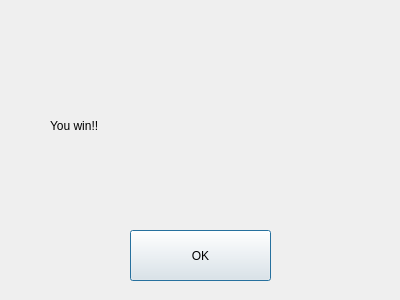
<?xml version="1.0" encoding="UTF-8"?>
<ui version="4.0">
 <class>Dialog</class>
 <widget class="QDialog" name="Dialog">
  <property name="geometry">
   <rect>
    <x>0</x>
    <y>0</y>
    <width>400</width>
    <height>300</height>
   </rect>
  </property>
  <property name="windowTitle">
   <string>Dialog</string>
  </property>
  <widget class="QLabel" name="label">
   <property name="geometry">
    <rect>
     <x>50</x>
     <y>50</y>
     <width>311</width>
     <height>151</height>
    </rect>
   </property>
   <property name="styleSheet">
    <string notr="true">font: 48pt &quot;Sans Serif&quot;;</string>
   </property>
   <property name="text">
    <string>You win!!</string>
   </property>
  </widget>
  <widget class="QPushButton" name="pushButton">
   <property name="geometry">
    <rect>
     <x>130</x>
     <y>230</y>
     <width>141</width>
     <height>51</height>
    </rect>
   </property>
   <property name="text">
    <string>OK</string>
   </property>
  </widget>
 </widget>
 <resources/>
 <connections/>
</ui>
